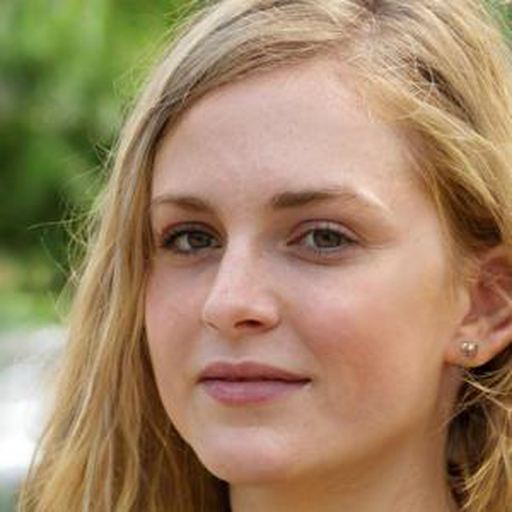
#> input picture data/val/normal/fake_resized_10.png, 512 x 512 px, given as the content of the folder ../data/cropped_test/rosacea, which was not available
$ jupyter execute --allow-errors crop_face.ipynb
#> lines starting #> are read from the running program, lines starting #| are printed output that depends on the picture
[cell 1]
import numpy as np
import cv2
import os
import math

[cell 2]
# Configuration
IMG_DIR = "../data/val/normal/"
OUT_DIR = "../data/cropped_val/normal"
NEW_ROW = 150
NEW_COL = 130
EYE_DISTANCE = 70.0
EYEROW = 45.0

[cell 3]
def rotate_image(img, x1, y1, x2, y2):
    angle = -math.degrees(math.atan2(y2 - y1, x2 - x1))
    center = ((x1 + x2) // 2, (y1 + y2) // 2)
    rot_mat = cv2.getRotationMatrix2D(center, angle, 1.0)
    rotated = cv2.warpAffine(img, rot_mat, (img.shape[1], img.shape[0]), flags=cv2.INTER_LINEAR)
    new_eye1 = np.dot(rot_mat, np.array([x1, y1, 1]))
    new_eye2 = np.dot(rot_mat, np.array([x2, y2, 1]))
    return rotated, new_eye1.astype(int), new_eye2.astype(int)

def resize_image(img, eye1, eye2):
    current_dist = np.linalg.norm(eye2 - eye1)
    scale = EYE_DISTANCE / current_dist
    new_size = (int(img.shape[1] * scale), int(img.shape[0] * scale))
    resized = cv2.resize(img, new_size, interpolation=cv2.INTER_LINEAR)
    return resized, scale

def crop_image(img, eye_left, eye_right, scale):
    left_eye_x = eye_left[0] * scale
    right_eye_x = eye_right[0] * scale
    eye_y = eye_left[1] * scale

    lft_col = int(left_eye_x - (NEW_COL - EYE_DISTANCE) / 2)
    upr_row = int(eye_y - EYEROW)
    rgt_col = lft_col + NEW_COL
    btm_row = upr_row + NEW_ROW

    # Ensure crop boundaries are within image
    h, w = img.shape[:2]
    lft_col = max(0, min(lft_col, w - NEW_COL))
    upr_row = max(0, min(upr_row, h - NEW_ROW))

    cropped = img[upr_row:upr_row + NEW_ROW, lft_col:lft_col + NEW_COL]
    return cropped

def process_images(coord_file):
    with open(coord_file, 'r') as f:
        for line in f:
            tokens = line.strip().split()
            if len(tokens) != 5:
                continue
            filename, x1, y1, x2, y2 = tokens
            x1, y1, x2, y2 = map(int, (x1, y1, x2, y2))

            filepath = os.path.join(IMG_DIR, filename)
            img = cv2.imread(filepath, cv2.IMREAD_COLOR)  # Read as color
            if img is None:
                print(f"Failed to load image: {filepath}")
                continue

            rotated, eye1_new, eye2_new = rotate_image(img, x1, y1, x2, y2)
            resized, scale = resize_image(rotated, eye1_new, eye2_new)
            cropped = crop_image(resized, eye1_new, eye2_new, scale)

            h, w = cropped.shape[:2]
            if (h, w) != (NEW_ROW, NEW_COL):
                print(f"Resizing {filename} from ({w}x{h}) to ({NEW_COL}x{NEW_ROW})")
                cropped = cv2.resize(cropped, (NEW_COL, NEW_ROW), interpolation=cv2.INTER_LINEAR)

            out_path = os.path.join(OUT_DIR, filename + ".crop.png")
            os.makedirs(OUT_DIR, exist_ok=True)
            cv2.imwrite(out_path, cropped)

#> (a cell that did not finish here is left out)

[cell 5]
FOLDER_PATH = "../data/cropped_test/rosacea"
i = 0

for filename in os.listdir(FOLDER_PATH):
    i+=1
    if not filename.lower().endswith(('.jpg', '.jpeg', '.png')):
        continue

    filepath = os.path.join(FOLDER_PATH, filename)
    img = cv2.imread(filepath)
#> img is the input picture: shape (512, 512, 3); mean B, G, R 101.2, 133.3, 160

    if img is None:
        print(f"Failed to load {filename}")
        continue

    h, w = img.shape[:2]
#> h = 512; w = 512
    if (h, w) != (NEW_ROW, NEW_COL):
        print(f"Resizing {filename} from ({w}x{h}) to ({NEW_COL}x{NEW_ROW})")
#| Resizing fake_resized_10.png from (512x512) to (130x150)
        img = cv2.resize(img, (NEW_COL, NEW_ROW), interpolation=cv2.INTER_LINEAR)
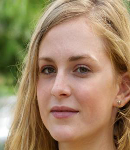
#> img: shape (150, 130, 3); mean B, G, R 101.1, 133.2, 159.9
        cv2.imwrite(filepath, img)


$ run again, on data/val/normal/fake_resized_16.png
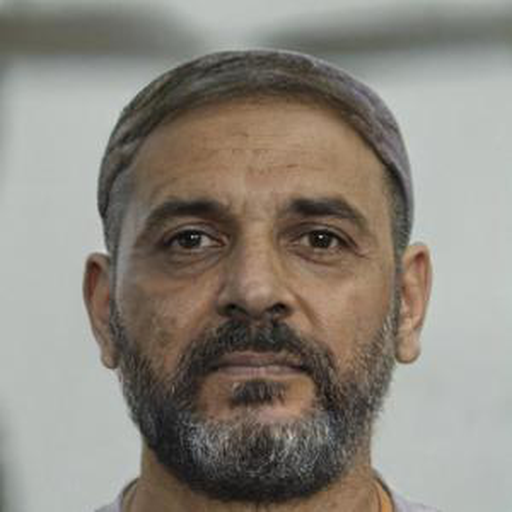
#> input picture data/val/normal/fake_resized_16.png, 512 x 512 px, given as the content of the folder ../data/cropped_test/rosacea, which was not available
#> img is the input picture: shape (512, 512, 3); mean B, G, R 123.8, 133.1, 138.8
#| Resizing fake_resized_16.png from (512x512) to (130x150)
#> `img = cv2.resize(img, (NEW_COL, NEW_ROW), interpolation=cv2.INTER_LINE..`:
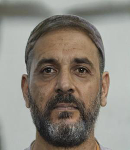
#> img: shape (150, 130, 3); mean B, G, R 123.7, 133.1, 138.8

$ run again, on data/val/normal/fake_resized_19.png
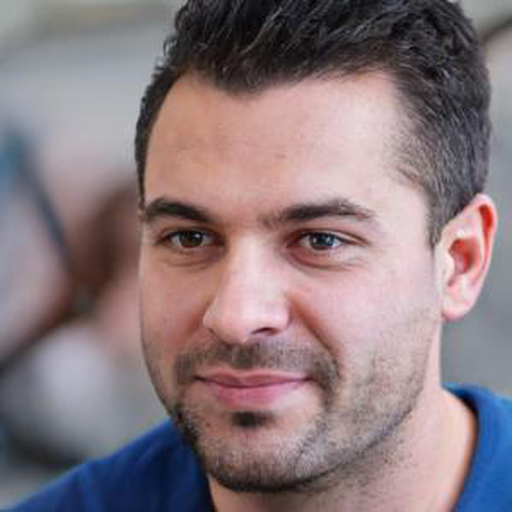
#> input picture data/val/normal/fake_resized_19.png, 512 x 512 px, given as the content of the folder ../data/cropped_test/rosacea, which was not available
#> img is the input picture: shape (512, 512, 3); mean B, G, R 125.7, 121.2, 138.2
#| Resizing fake_resized_19.png from (512x512) to (130x150)
#> `img = cv2.resize(img, (NEW_COL, NEW_ROW), interpolation=cv2.INTER_LINE..`:
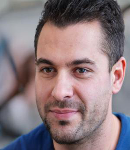
#> img: shape (150, 130, 3); mean B, G, R 125.6, 121.1, 138.1

$ run again, on data/val/normal/fake_resized_23.png
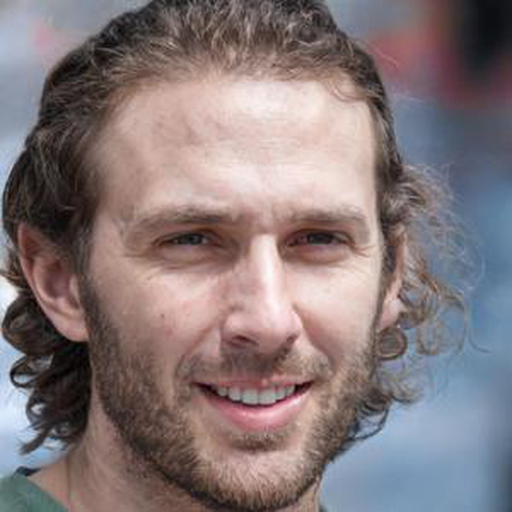
#> input picture data/val/normal/fake_resized_23.png, 512 x 512 px, given as the content of the folder ../data/cropped_test/rosacea, which was not available
#> img is the input picture: shape (512, 512, 3); mean B, G, R 121.6, 119.9, 133.2
#| Resizing fake_resized_23.png from (512x512) to (130x150)
#> `img = cv2.resize(img, (NEW_COL, NEW_ROW), interpolation=cv2.INTER_LINE..`:
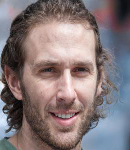
#> img: shape (150, 130, 3); mean B, G, R 121.5, 119.8, 133.1
